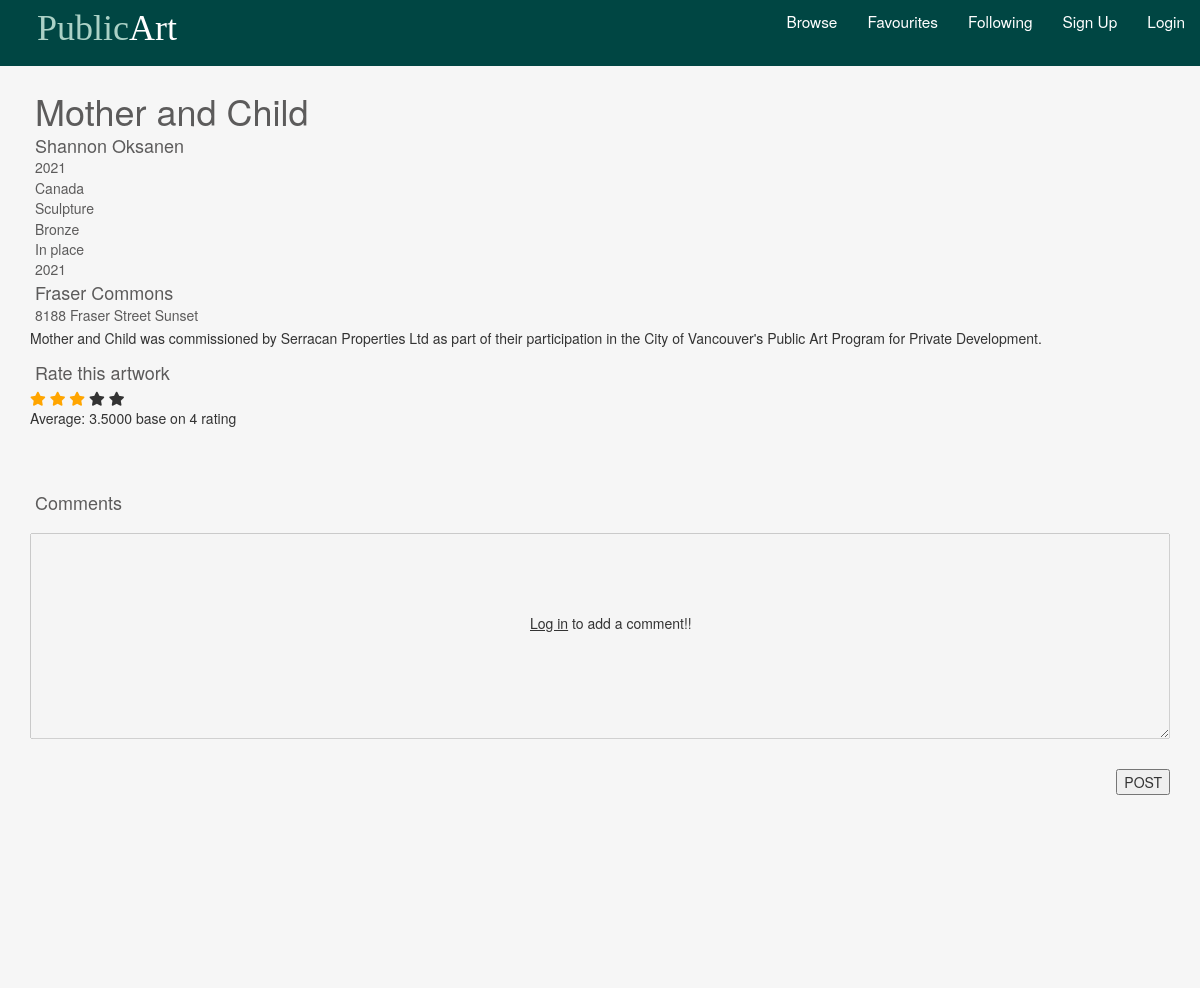
Page /art_detail.php?id=785 on the committed database.
### tables this page shows
CREATE TABLE `artwork` (
  `artID` int(4) NOT NULL,
  `artName` varchar(150) DEFAULT NULL,
  `artistStatement` text DEFAULT NULL,
  `type` varchar(25) DEFAULT NULL,
  `status` varchar(13) DEFAULT NULL,
  `siteName` varchar(83) DEFAULT NULL,
  `siteAddress` varchar(95) DEFAULT NULL,
  `material` varchar(100) DEFAULT NULL,
  `photoURL` varchar(97) DEFAULT NULL,
  `ownership` varchar(50) DEFAULT NULL,
  `neighborhood` varchar(24) DEFAULT NULL,
  `locationOnSite` varchar(279) DEFAULT NULL,
  `geom` varchar(58) DEFAULT NULL,
  `description` text DEFAULT NULL,
  `artistID` int(3) NOT NULL,
  `year` int(4) DEFAULT NULL
);

CREATE TABLE `artist` (
  `artistID` int(3) NOT NULL,
  `firstName` varchar(28) DEFAULT NULL,
  `lastName` varchar(30) DEFAULT NULL,
  `biography` text DEFAULT NULL,
  `country` varchar(13) DEFAULT NULL,
  `artistPhotoURL` varchar(87) DEFAULT NULL,
  `website` varchar(57) DEFAULT NULL
);

### private/database/db.php (called while the page is built, shortened)
<?php
require('db_connect.php');
function executeQuery($sql, $data)
{
    global $conn;
    $stmt = $conn->prepare($sql);
    $values = array_values($data);
    $types = str_repeat('s', count($values));
    $stmt->bind_param($types, ...$values);
    $stmt->execute();
    return $stmt;
}
function selectOne($table, $table2, $conditions)
{
    $sql = "SELECT * FROM $table INNER JOIN $table2 ON $table.artistID = $table2.artistID";
    $i = 0;
    foreach ($conditions as $key => $value) {
        if ($i === 0) {
            $sql = $sql . " WHERE $key=?";
        } else {
            $sql = $sql . " AND $key=?";
        }
        $i++;
    }
    $sql = $sql . " LIMIT 1";
    $stmt = executeQuery($sql, $conditions);
    $records = $stmt->get_result()->fetch_assoc();
    return $records;
}
function showRating($art_id)
{
    global $conn;
    $query = "SELECT AVG(score) as avgRating, COUNT(score) as ratingNum FROM rating WHERE artID = '" . $art_id . "'";
    $stmt = $conn->query($query);
    $result = $stmt->fetch_assoc();
    return $result;
}

### art_detail.php (the view, shortened to what this page needs)
<?php include('private/initialize.php');
include("private/database/db.php");
?>
<?php
$table1 = 'artwork';
$table2 = 'artist';
if (isset($_GET['id'])) {
    $id = $_GET['id'];
    $art = selectOne($table1, $table2, ['artID' => $id]);
    $id = $art['artID'];
    $title = $art['artName'];
    $status = $art['status'];
    $siteName = $art['siteName'];
    $meterial = $art['material'];
    $neighborhood = $art['neighborhood'];
    $year = $art['year'];
    $firstName = $art['firstName'];
    $lastName = $art['lastName'];
    $country = $art['country'];
    $type = $art['type'];
    $siteAddress = $art['siteAddress'];
    $description = $art['description'];
    $average_rating = showRating($id);
}
?>
<!DOCTYPE html>
<html lang="en">
<head>
    <link rel="stylesheet" href="https://code.jquery.com/ui/1.9.2/themes/base/jquery-ui.css">
    <link rel="stylesheet" href="https://maxcdn.bootstrapcdn.com/bootstrap/3.4.1/css/bootstrap.min.css">
    <link rel="stylesheet" href="https://use.fontawesome.com/releases/v5.7.2/css/all.css">
</head>
<body>
    <?php include(INCLUDE_PATH . '/header.php'); ?>
    <div class="container">
        <div class="text-container">
            <h1><?php echo $title ?></h1>
            <h4><?php echo $firstName ?> <?php echo $lastName ?></h4>
            <h5><?php echo $year ?></h5>
            <h5><?php echo $country ?></h5>
            <h5><?php echo $type ?></h5>
            <h5><?php echo $meterial ?></h5>
            <h5><?php echo $status ?></h5>
            <h5><?php echo $year ?></h5>
            <h4><?php echo $siteName ?></h4>
            <h5> <?php echo $siteAddress ?> <span> <?php echo $neighborhood ?> </span></h5>
            <p><?php echo $description ?></p>
        </div>
    </div>
    <div class="container">
        <h4 id="rate-message">Rate this artwork</h4>
        <span class="fa fa-star <?php echo ($average_rating['avgRating'] >= 1) ? 'checked' : ''; ?>" id="star1" value='1'></span>
        <span class="fa fa-star <?php echo ($average_rating['avgRating'] >= 2) ? 'checked' : ''; ?>" id="star2" value='2'></span>
        <span class="fa fa-star <?php echo ($average_rating['avgRating'] >= 3) ? 'checked' : ''; ?>" id="star3" value='3'></span>
        <span class="fa fa-star <?php echo ($average_rating['avgRating'] >= 4) ? 'checked' : ''; ?>" id="star4" value='4'></span>
        <span class="fa fa-star <?php echo ($average_rating['avgRating'] >= 5) ? 'checked' : ''; ?>" id="star5" value='5'></span>
        <p>Average: <span id="average"><?php echo $average_rating['avgRating'] ?></span> base on <span id="totalRating"><?php echo $average_rating['ratingNum'] ?> </span>rating</p>
    </div>
    <div class="container" id="comment-container">
        <h4><span class="count-of-comment"></span> Comments</h4>
        <div class="comment-box">
            <textarea name="comment" id="comment" cols="100" rows="10" <?php if (!isset($_SESSION['userID'])) {
                                                                            echo "disabled";
                                                                        } else {
                                                                            echo 'placeholder="Add comment here"';
                                                                        }  ?>></textarea>
            <?php
            if (!isset($_SESSION['userID'])) {
                echo "<p class='comment_mess'><a href='login.php' style='cursor:pointer; text-decoration:underline'>Log in</a> to add a comment!!</p>";
            }
            ?>
        </div>
        <button class="post-btn">POST</button>
    </div>
</body>
</html>

### private/includes/header.php (shortened to what this page needs)
<header>
    <div class="logo">
        <a href="index.php">
            <h1 class="logo-text"><span>Public</span>Art</h1>
        </a>
    </div>
    <ul class="nav">
        <li><a href="index.php">Browse</a></li>
        <li><a href="#">Favourites</a></li>
        <li><a href="#">Following</a></li>
        <?php if (isset($_SESSION['userID'])) { ?>
            <li>
                <a href="#">
                    <i class="fa fa-user"></i>
                    <?php echo $_SESSION['username']; ?>
                    <i class="fa fa-chevron-down" style="font-size: .8em;"></i>
                </a>
                <ul>
                    <li><a href="#">Profile</a></li>
                    <li><a href="logout.php" class="logout">Logout</a></li>
                </ul>
            </li>
        <?php } else { ?>
            <li><a href="register.php">Sign Up</a></li>
            <li><a href="login.php">Login</a></li>
        <?php } ?>
    </ul>
</header>

### rows in the picture
artwork: artName "Mother and Child", artistID.firstName "Shannon", artistID.lastName "Oksanen", year "2021", artistID.country "Canada", type "Sculpture", material "Bronze", status "In place", siteName "Fraser Commons", siteAddress "8188 Fraser Street", neighborhood "Sunset", description "Mother and Child was commissioned by Serracan Properties Ltd as part of their participation in the City of Vancouver's Public Art Program for Private Development."

### other values in the picture
$average_rating['avgRating'] "3.5000"
$average_rating['ratingNum'] "4"
